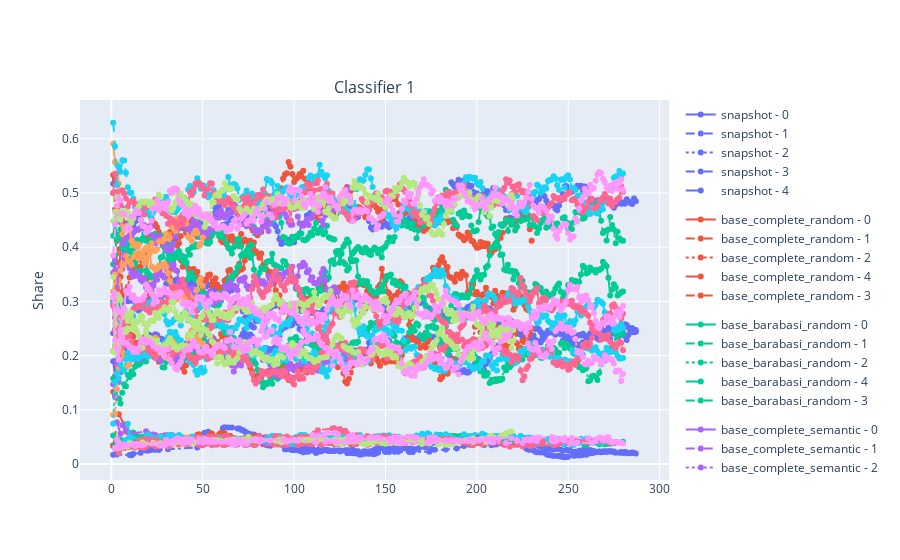

The cell this chart's notebook holds for it:
### Code cell
RunEvaluation.compare_runs_content_over_time(runs=runs, classifiers=[sentiment_classifier["classifier"]], running_average=True, window_size=15)
